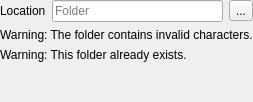
            <widget class="QWidget" name="page_6_simple">
             <layout class="QVBoxLayout" name="verticalLayout_12">
              <property name="leftMargin">
               <number>0</number>
              </property>
              <property name="topMargin">
               <number>0</number>
              </property>
              <property name="rightMargin">
               <number>0</number>
              </property>
              <property name="bottomMargin">
               <number>0</number>
              </property>
              <item>
               <widget class="QWidget" name="widget_11" native="true">
                <layout class="QGridLayout" name="gridLayout">
                 <property name="leftMargin">
                  <number>0</number>
                 </property>
                 <property name="topMargin">
                  <number>0</number>
                 </property>
                 <property name="rightMargin">
                  <number>0</number>
                 </property>
                 <property name="bottomMargin">
                  <number>0</number>
                 </property>
                 <item row="0" column="2">
                  <widget class="QToolButton" name="browseLocation">
                   <property name="text">
                    <string>...</string>
                   </property>
                  </widget>
                 </item>
                 <item row="0" column="0">
                  <widget class="QLabel" name="label_6">
                   <property name="text">
                    <string>Location</string>
                   </property>
                  </widget>
                 </item>
                 <item row="3" column="0">
                  <spacer name="verticalSpacer_3">
                   <property name="orientation">
                    <enum>Qt::Vertical</enum>
                   </property>
                   <property name="sizeHint" stdset="0">
                    <size>
                     <width>20</width>
                     <height>40</height>
                    </size>
                   </property>
                  </spacer>
                 </item>
                 <item row="2" column="0" colspan="3">
                  <widget class="QLabel" name="locationExists">
                   <property name="text">
                    <string>Warning: This folder already exists.</string>
                   </property>
                  </widget>
                 </item>
                 <item row="0" column="1">
                  <widget class="QLineEdit" name="location">
                   <property name="placeholderText">
                    <string>Folder</string>
                   </property>
                  </widget>
                 </item>
                 <item row="1" column="0" colspan="3">
                  <widget class="QLabel" name="locationInvalid">
                   <property name="text">
                    <string>Warning: The folder contains invalid characters.</string>
                   </property>
                  </widget>
                 </item>
                </layout>
               </widget>
              </item>
             </layout>
            </widget>
